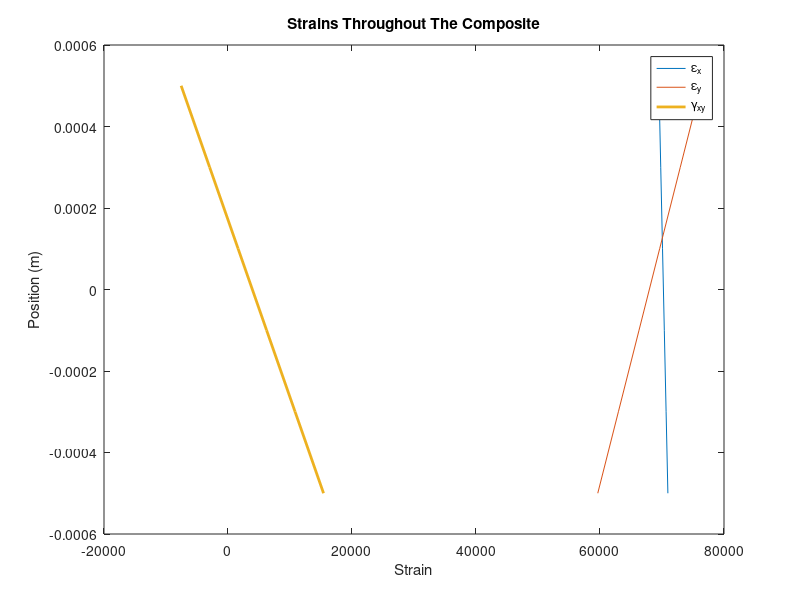
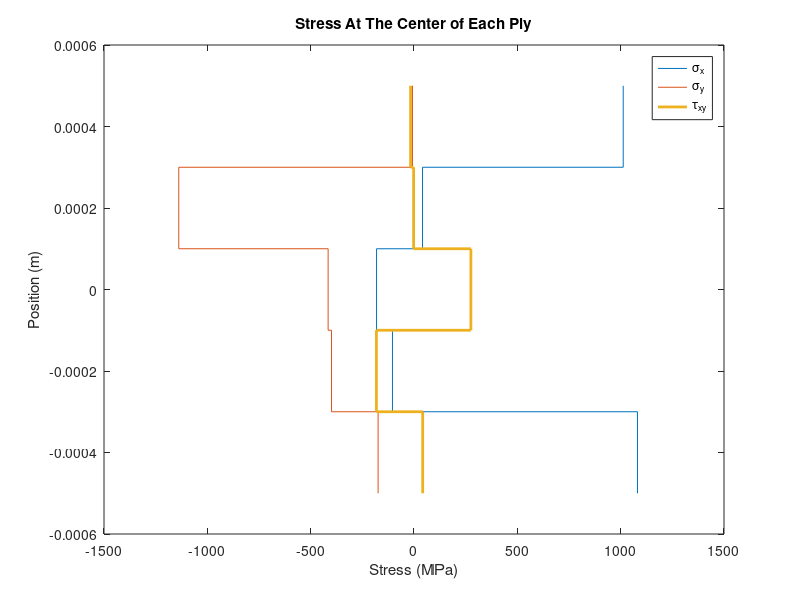
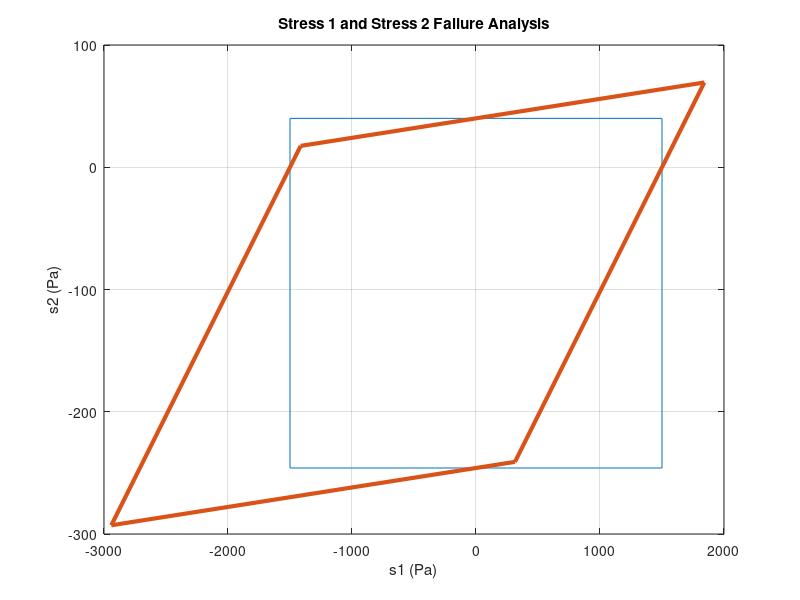

Recreate these plots in MATLAB, in order. (Note: this script raises an error after producing the figures.)
%Leif Wesche
%Classical Laminate Theory
%Composite Laminate Stress, Strain, Deformation, Failure Analysis

close all
clear all
clc

% Enter Material Properties
E1=181*10^3; %MPa
E2=10.3*10^3; %MPa
G12=7.17*10^3; %MPa
v12=0.28;
h=0.2/1000; %m

% Enter Play Orientation, starting at the bottom
theta=[0, 45, -45, 90, 0]; %deg

% Enter Ply Strengths
s1p=1500; %MPa
s1m=1500; %MPa
s2p=40; %MPa
s2m=246; %MPa
s12=68; %MPa

% Enter Thermal and Moisture Properties 
alpha1=1000;
alpha2=1000;
alpha12=1000;
beta1=1000;
beta2=1000;
beta12=1000;


% Enter Loading conditions
Nx=0.4; %MPa*m
Ny=-0.3; %MPa*m
Nxy=0; %MPa*m
Mx=0; %
My=0; %
Mxy=0; %

%Temperature and Moisture properties differential
dTt= 50;
dTb= 20;
dCt=0;
dCb=0;

dT0=(dTt+dTb)/2;
dT1=dTt-dT0;
dT2=dTb-dT0;
dC0=(dCt+dCb)/2;
dC1=dCt-dC0;
dC2=dCb-dC0;
alpha=[alpha1; alpha2; alpha12];
beta=[beta1; beta2; beta12];

% Compile Linear Z vector
z=linspace(-h*length(theta)/2, h*length(theta)/2, length(theta)+1);

D=(1-(E2./E1)*(v12.^2));

Q=[E1/D, E2*v12/D, 0;
   E2*v12/D, E2/D, 0;
   0, 0, G12];

%Calculate Q_bar matricies
for i=1:length(theta)
    
T_sig{i}=[cosd(theta(i)).^2, sind(theta(i)).^2, 2.*cosd(theta(i)).*sind(theta(i));
      sind(theta(i)).^2, cosd(theta(i)).^2, -2.*cosd(theta(i)).*sind(theta(i));
      -1.*cosd(theta(i)).*sind(theta(i)), 1.*cosd(theta(i)).*sind(theta(i)), (cosd(theta(i)).^2 - sind(theta(i)).^2)];
  
T_eps{i}=[cosd(theta(i)).^2, sind(theta(i)).^2, 1.*cosd(theta(i)).*sind(theta(i));
       sind(theta(i)).^2, cosd(theta(i)).^2, -1.*cosd(theta(i)).*sind(theta(i));
       -2.*cosd(theta(i)).*sind(theta(i)), 2.*cosd(theta(i)).*sind(theta(i)), (cosd(theta(i)).^2 - sind(theta(i)).^2)];

Q_bar{i}=inv(T_sig{i})*Q*T_eps{i};
end

%Calculate Thermal Load 
Nht=[0;0;0];
Mht=[0;0;0];
for i=1:length(theta)
%Uniform Part
Nht=Nht+dT0*(z(i+1)-z(i)).*Q_bar{i}*(T_eps{i}*alpha);
Nht=Nht+dT0*(z(i+1)-z(i)).*Q_bar{i}*(T_eps{i}*beta);
Mht=Mht+dT0*(1/2)*((z(i+1)).^2-(z(i)).^2).*Q_bar{i}*(T_eps{i}*alpha);
Mht=Mht+dT0*(1/2)*((z(i+1)).^2-(z(i)).^2).*Q_bar{i}*(T_eps{i}*beta);
%Linear Part
Nht=Nht+dT1*(1/2)*((z(i+1)).^2-(z(i)).^2).*Q_bar{i}*(T_eps{i}*alpha);
Nht=Nht+dT1*(1/2)*((z(i+1)).^2-(z(i)).^2).*Q_bar{i}*(T_eps{i}*beta);
Mht=Mht+dT1*(1/3)*((z(i+1)).^3-(z(i)).^3).*Q_bar{i}*(T_eps{i}*alpha);
Mht=Mht+dT1*(1/3)*((z(i+1)).^3-(z(i)).^3).*Q_bar{i}*(T_eps{i}*beta);
end





%Calculate and sum A, B, and D matricies
A=[0,0,0;0,0,0;0,0,0];
B=A;
D=A;
for i=1:length(theta)
A= A + Q_bar{i}*(z(i+1)-z(i));
B= B + (1/2)*Q_bar{i}*((z(i+1)).^2-(z(i)).^2);
D= D + (1/3)*Q_bar{i}*((z(i+1)).^3-(z(i)).^3);
end

%Compile ABD
ABD1=cat(2, A, B);
ABD2=cat(2, B, D);
ABD=cat(1, ABD1, ABD2);

%Calculate midpoint strains and curvature
Loading=[Nx; Ny; Nxy; Mx; My; Mxy];
Loading_ht=[Nht; Mht];
Prod_ht=inv(ABD)*Loading_ht;
Prod=inv(ABD)*Loading;
Strain_mid=Prod(1:3);
Curvature=Prod(4:6);
Strain_mid_plot=Prod(1:3)+Prod_ht(1:3);
Curvature_plot=Prod(4:6)+Prod_ht(4:6);


%Calculate Strain at Ply Top and Bottom
for i=1:length(z)
Strain_x(i)=Strain_mid(1)+z(i)*Curvature(1);
Strain_y(i)=Strain_mid(2)+z(i)*Curvature(2);
Strain_xy(i)=Strain_mid(3)+z(i)*Curvature(3);

Strain_x_plot(i)=Strain_mid_plot(1)+z(i)*Curvature_plot(1);
Strain_y_plot(i)=Strain_mid_plot(2)+z(i)*Curvature_plot(2);
Strain_xy_plot(i)=Strain_mid_plot(3)+z(i)*Curvature_plot(3);
end

%Plot Strains Throughout Composite
figure
plot(Strain_x_plot, z, Strain_y_plot, z, Strain_xy_plot, z, 'linewidth', 2)
title('Strains Throughout The Composite'); ylabel('Position (m)'); xlabel('Strain')
legend('\epsilon_{x}', '\epsilon_{y}', '\gamma_{xy}', 'Location', 'Best')

%Calculate Strain at Center-Ply
z_ply=linspace((-h*length(theta)+h)/2, (h*length(theta)-h)/2, length(theta));
for i=1:length(z_ply)
Strain_x(i)=Strain_mid(1)+z(i)*Curvature(1);
Strain_y(i)=Strain_mid(2)+z(i)*Curvature(2);
Strain_xy(i)=Strain_mid(3)+z(i)*Curvature(3);
end

%Calculate Stress at Center-Ply
for i=1:length(z_ply) 
Stress_refxy{i}=Q_bar{i}*[Strain_x(i); Strain_y(i); Strain_xy(i)];    
Stress_dummy_refxy=Stress_refxy{i};
Stress_x_dummy(i)=Stress_dummy_refxy(1);
Stress_y_dummy(i)=Stress_dummy_refxy(2);
Stress_xy_dummy(i)=Stress_dummy_refxy(3);


Stress_ref12{i}=T_sig{i}*Stress_refxy{i};
Stress_dummy_ref12=Stress_ref12{i};
Stress_1_dummy(i)=Stress_dummy_ref12(1);
Stress_2_dummy(i)=Stress_dummy_ref12(2);
Stress_12_dummy(i)=Stress_dummy_ref12(3);
end

%Expand Stress and z vectors to show ply stress discontinuity
Stress_x=[];
Stress_y=[];
Stress_xy=[];
for i=1:length(z_ply) 
Stress_x=[Stress_x, Stress_x_dummy(i), Stress_x_dummy(i)];
Stress_y=[Stress_y, Stress_y_dummy(i), Stress_y_dummy(i)];
Stress_xy=[Stress_xy, Stress_xy_dummy(i), Stress_xy_dummy(i)];
end
z_stress=[z(1)];
for i=1:(length(z_ply)-1) 
z_stress=[z_stress, z(i+1), z(i+1)];
end
z_stress=[z_stress, z(end)];

%Plot Stress Throughout Composite
figure
plot(Stress_x, z_stress, Stress_y, z_stress, Stress_xy, z_stress, 'linewidth', 2)
title('Stress At The Center of Each Ply'); ylabel('Position (m)'); xlabel('Stress (MPa)')
legend('\sigma_{x}', '\sigma_{y}', '\tau_{xy}', 'Location', 'Best')

%Evaluate Failure

%Stress Failure Theory
 for i=1:length(z_ply) 
     %Direction 1
     if Stress_1_dummy(i) > s1p         
        X = ['Maximum Stress Theory Failure in Direction 1 at ply ',num2str(i)];
        disp(X)
     end
     if Stress_1_dummy(i) < -1*s1m
        X = ['Maximum Stress Theory Failure in Direction 1 at ply ',num2str(i)];
        disp(X)         
     end
     %Direction 2
     if Stress_2_dummy(i) > s2p         
        X = ['Maximum Stress Theory Failure in Direction 2 at ply ',num2str(i)];
        disp(X)
     end
     if Stress_2_dummy(i) < -1*s2m
        X = ['Maximum Stress Theory Failure in Direction 2 at ply ',num2str(i)];
        disp(X)         
     end     
 end

 
%Strain Failure Theory
e1p=s1p/E1;
e1m=s1m/E1;
e2p=s2p/E2;
e2m=s2m/E2;
sig1_3 = @(sig2) E1/(v12*E2)*(sig2+s2m);
sig1_4 = @(sig2) E1/(v12*E2)*(sig2-s2p);
sig2_13 = (s2m/(v12*v12) - E2*s1p/(E1*(v12)))/(1-1/(v12*v12));
sig2_14 = -1*(s2p/(v12*v12) + E2*s1p/(E1*(v12)))/(1-1/(v12*v12));
sig2_24 = (E2*s1m/(v12*E1) - s2p/(v12*v12))/(1-1/(v12*v12));
sig2_23 = (E2*s1m/(v12*E1) + s2m/(v12*v12))/(1-1/(v12*v12));
strain_envelope_1 = [sig1_3(sig2_13), sig1_4(sig2_14) sig1_4(sig2_24), sig1_3(sig2_23), sig1_3(sig2_13)];
strain_envelope_2 = [sig2_13, sig2_14, sig2_24, sig2_23, sig2_13];

for i=1:length(z_ply)
     %Direction 1
     if (Stress_1_dummy(i)./E1 - v12.*Stress_2_dummy(i)./E2) > e1p         
        X = ['Maximum Strain Theory Failure in Direction 1 at ply ',num2str(i)];
        disp(X)
     end
     if (Stress_1_dummy(i)./E1 - v12.*Stress_2_dummy(i)./E2) < -1*e1m
        X = ['Maximum Strain Theory Failure in Direction 1 at ply ',num2str(i)];
        disp(X)         
     end
     %Direction 1
     if (Stress_2_dummy(i)./E2 - v12.*Stress_1_dummy(i)./E1) > e2p         
        X = ['Maximum Strain Theory Failure in Direction 2 at ply ',num2str(i)];
        disp(X)
     end
     if (Stress_2_dummy(i)./E2 - v12.*Stress_1_dummy(i)./E1) < -1*e2m
        X = ['Maximum Strain Theory Failure in Direction 2 at ply ',num2str(i)];
        disp(X)         
     end     
end




%Tsai-Wu Theory
F1 = (1/s1p) - (1/s1m);
F11 = 1/(s1p*s1m);
F2 = (1/s2p) - (1/s2m);
F22 = 1/(s2p*s2m);
F12 = -0.5 * sqrt(F11*F22);
F66 = 1/(s12*s12);
for i=1:length(z_ply);
     %Tsai-Wu
     if (Stress_1_dummy(i)*F1 + Stress_2_dummy(i)*F2 + F11*(Stress_1_dummy(i)).^2 + F22*(Stress_2_dummy(i)).^2 + F66*(Stress_12_dummy(i)).^2 + 2*F12*(Stress_1_dummy(i))*(Stress_2_dummy(i)) ) > 1        
        X = ['Tsai-Wu Theory Failure at ply ',num2str(i)];
        disp(X)
     end 
end


%Plot Stress Failure Envelopes (Neglect s12)
figure
plot([-s1m, -s1m, s1p, s1p, -s1m], [-s2m, s2p, s2p, -s2m, -s2m], strain_envelope_1, strain_envelope_2, 'Linewidth', 3); grid on
title('Stress 1 and Stress 2 Faliure Analysis'); ylabel('s2 (Pa)'); xlabel('s1 (Pa)')
hold on
for i=1:length(z_ply)
fimplicit(@(s1,s2) F1*s1 + F2*s2 + F11*(s1)^2 + F22*(s2)^2 + F66*(Stress_12_dummy(i))^2 + 2*F12*s1*s2 -1, [-s1m*2.5 s1p*2.5 -s2m*2.5 s2p*2.5], 'linewidth', 3)
end
hold on
plot(Stress_1_dummy, Stress_2_dummy, 'go', 'Linewidth', 3)
legend('Max Stress Envelop', 'Max Strain Envelope', '\gamma_{xy}', 'Location', 'Best')










